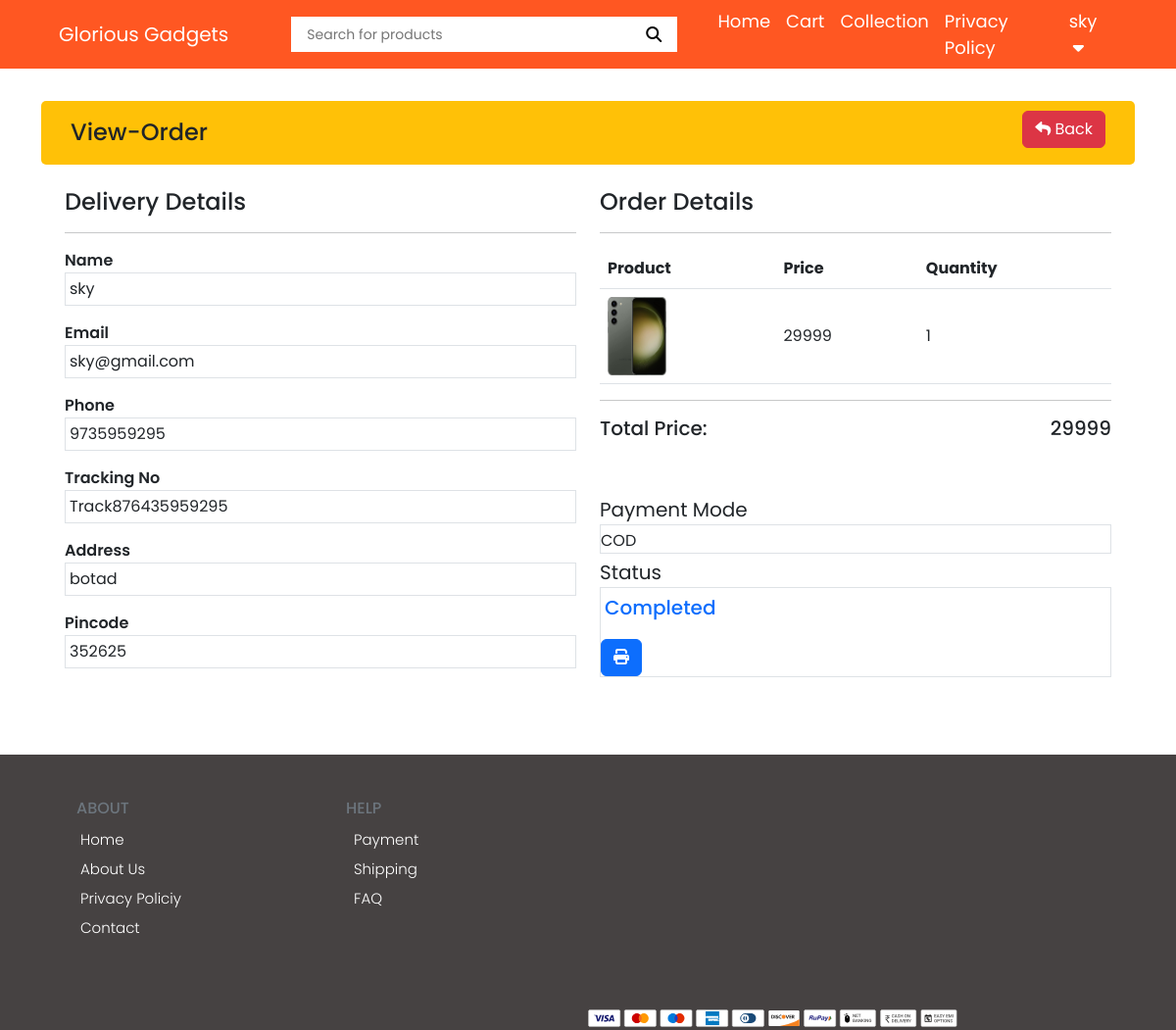
Screenshot of /view-order.php?t=Track876435959295 (signed in) with the database file from the repository.
### tables this page shows
CREATE TABLE `orders` (
  `id` int(11) NOT NULL,
  `tracking_id` varchar(100) NOT NULL,
  `user_id` int(191) NOT NULL,
  `name` varchar(191) NOT NULL,
  `email` varchar(222) NOT NULL,
  `phone` varchar(191) NOT NULL,
  `address` mediumtext NOT NULL,
  `pincode` int(100) NOT NULL,
  `total_price` int(100) NOT NULL,
  `payment_mode` varchar(100) NOT NULL,
  `payment_id` varchar(100) DEFAULT NULL,
  `status` tinyint(4) NOT NULL DEFAULT 0,
  `comments` varchar(100) NOT NULL,
  `created_at` timestamp NOT NULL DEFAULT current_timestamp()
);

CREATE TABLE `products` (
  `id` int(11) NOT NULL,
  `category_id` int(11) NOT NULL,
  `name` varchar(191) NOT NULL,
  `slug` varchar(191) NOT NULL,
  `small_description` mediumtext NOT NULL,
  `description` mediumtext NOT NULL,
  `original_price` int(11) NOT NULL,
  `selling_price` int(11) NOT NULL,
  `image` varchar(191) NOT NULL,
  `qty` int(11) NOT NULL,
  `status` tinyint(4) NOT NULL,
  `trending` tinyint(4) NOT NULL,
  `meta_title` varchar(191) NOT NULL,
  `meta_keywords` mediumtext NOT NULL,
  `meta_description` mediumtext NOT NULL,
  `created_at` timestamp NOT NULL DEFAULT current_timestamp()
);

CREATE TABLE `order_items` (
  `id` int(11) NOT NULL,
  `order_id` int(191) NOT NULL,
  `prod_id` int(191) NOT NULL,
  `qty` int(55) NOT NULL,
  `price` int(50) NOT NULL,
  `created_at` timestamp NOT NULL DEFAULT current_timestamp()
);

### functions/userfunctions.php (called while the page is built, shortened)
<?php
include('config/dbcon.php');
    function checkTrack($trackingno)
    {
        global $con;
        $userid=$_SESSION['auth_user']['user_id'];
        $query="SELECT * FROM orders WHERE tracking_id='$trackingno' AND user_id='$userid'";
        return mysqli_query($con,$query);
    }
?>

### view-order.php (the view, shortened to what this page needs)
<?php session_start();
include("./functions/userfunctions.php");
include("./includes/header.php");
if (isset($_GET['t'])) {
    $tracking_no = $_GET['t'];
    $trackres = checkTrack($tracking_no);
?>
    <?php
} else {
    ?>
    <h4>Something Went Wrong</h4>
<?php
    die();
}
$data=mysqli_fetch_array($trackres);
?>
<div class="py-5">
    <div class="container">
            <div class="col-md-12">
                    <div class="head bg-warning">
                        <a href="my-orders.php" class="btn btn-danger float-end"> <i class="fa fa-reply"></i> Back</a>
                        <h4 class="pt-2 text-laght"> View-Order</h4>
                    </div>
                    <div class="card-body">
                        <div class=" p-4">
                        <div class="row">
                            <div class="col-md-6">
                                <h4>Delivery Details</h4>
                                <hr>
                                <div class="row">
                                    <div class="col-md-12 mb-3">
                                        <label class=" fw-semibold">Name</label>
                                        <div class="border p-1">
                                            <?=$data['name'];?>
                                        </div>
                                    </div>
                                    <div class="col-md-12 mb-3">
                                        <label class=" fw-semibold">Email</label>
                                        <div class="border p-1">
                                            <?=$data['email'];?>
                                        </div>
                                    </div>
                                    <div class="col-md-12 mb-3">
                                        <label class=" fw-semibold">Phone</label>
                                        <div class="border p-1">
                                            <?=$data['phone'];?>
                                        </div>
                                    </div>
                                    <div class="col-md-12 mb-3">
                                        <label class=" fw-semibold">Tracking No</label>
                                        <div class="border p-1">
                                            <?=$data['tracking_id'];?>
                                        </div>
                                    </div>
                                    <div class="col-md-12 mb-3">
                                        <label class=" fw-semibold">Address</label>
                                        <div class="border p-1">
                                            <?=$data['address'];?>
                                        </div>
                                    </div>
                                    <div class="col-md-12 mb-3">
                                        <label class=" fw-semibold">Pincode</label>
                                        <div class="border p-1">
                                            <?=$data['pincode'];?>
                                        </div>
                                    </div>
                                </div>
                            </div>
                            <div class="col-md-6">
                                <h4>Order Details</h4>
                                <hr>
                                <table class="table">
                                    <thead>
                                        <tr>
                                            <th>Product</th>
                                            <th>Price</th>
                                            <th>Quantity</th>
                                        </tr>
                                    </thead>
                                    <tbody>
                                        <?php
                                            $userid=$_SESSION['auth_user']['user_id'];
                                            $order_query="SELECT o.id as oid,o.tracking_id,o.user_id, oi.*,oi.qty as orderqty,  p.* FROM orders o,order_items oi,
                                            products p WHERE o.user_id='$userid' AND oi.order_id=o.id AND p.id=oi.prod_id
                                            AND o.tracking_id='$tracking_no' ";
                                            $order_query_run=mysqli_query($con,$order_query);
                                            if(mysqli_num_rows($order_query_run)>0)
                                            {
                                                foreach($order_query_run as $item)
                                                {
                                                    ?>
                                                        <tr>
                                                            <td class=" align-middle">
                                                                <img src="uploads/<?=$item['image'];?>" width="60px" height="80px" alt="<?=$item['name'];?>">
                                                            </td>
                                                            <td class=" align-middle"><?=$item['price'];?></td>
                                                            <td class=" align-middle"><?=$item['orderqty'];?></td>
                                                        </tr>
                                                    <?php
                                                }
                                            }
                                        ?>
                                     </tbody>
                                </table>
                                <hr>
                                <h5>Total Price:<span class=" float-end"><?=$data['total_price']?></span></h5>
                                <label  class=" fs-5 pt-5">Payment Mode</label>
                                <div class="border pt-1">
                                    <?=$data['payment_mode']?>
                                </div>
                                <label class=" fs-5 pt-1">Status</label>
                                <div class="border pt-1 ">
                                    <?php
                                        if($data['status'] == 0)
                                        {
                                            ?>
                                            <h5 class=" text-danger p-1">Pending</h5>
                                            <?php
                                        }
                                        else if($data['status']==1)
                                        {
                                            ?>
                                            <h5 class=" text-success p-1">Dispatch</h5>
                                            <?php
                                        }
                                        else if($data['status']==2)
                                        {
                                            ?>
                                            <div><h5 class="text-primary p-1">Completed</h5></div>
                                            <?php
                                if($data['status']==2)
                                {
                                ?>
                                <a href="bill.php?id=<?php echo $data['id']; ?>" class="btn btn-primary mt-2"><i class="fa-sharp fa-solid fa-print"></i></a>
                                <?php
                                }
                                ?>
                                            <?php
                                        }
                                        else if($data['status']==3)
                                        {
                                            echo"Cancelled";
                                        }
                                    ?>
                            </div>
                        </div>
                        </div>
                    </div>
                </div>
            </div>
        </div>
    </div>
<?php include("./includes/footer.php"); ?>

### style/footer.css (style rules this page uses)
* { margin: 0; padding: 0; box-sizing: border-box; font-family: "Poppins" , sans-serif; }
body { height: 100vh; width: 100%; background: #615d5d; }
.container { display:flex; }

### style/style.css (style rules this page uses)
* { padding: 0; margin: 0; font-family: 'Poppins', sans-serif; }
body { background:#e4dede; }
.head { border-radius: 5px; width: 100%; padding: 10px 30px; }

### rows the page displays
orders: name "sky", email "sky@gmail.com", phone "9735959295", tracking "Track876435959295", address "botad", pincode "352625", products.image (picture), order_items.price "29999", order_items.qty "1", total_price "29999", payment_mode "COD"

### other values shown
$_SESSION['auth_user']['name'] "sky"
